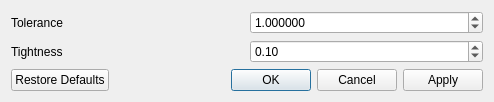
<?xml version="1.0" encoding="UTF-8"?>
<ui version="4.0">
 <class>SettingsDialog</class>
 <widget class="QDialog" name="SettingsDialog">
  <property name="geometry">
   <rect>
    <x>0</x>
    <y>0</y>
    <width>494</width>
    <height>101</height>
   </rect>
  </property>
  <property name="windowTitle">
   <string>Digitize Spline Settings</string>
  </property>
  <layout class="QVBoxLayout" name="verticalLayout">
   <item>
    <layout class="QHBoxLayout" name="horizontalLayout">
     <item>
      <widget class="QLabel" name="splineToleranceLabel">
       <property name="text">
        <string>Tolerance</string>
       </property>
      </widget>
     </item>
     <item>
      <widget class="QDoubleSpinBox" name="splineToleranceSpinBox">
       <property name="sizePolicy">
        <sizepolicy hsizetype="Preferred" vsizetype="Fixed">
         <horstretch>0</horstretch>
         <verstretch>0</verstretch>
        </sizepolicy>
       </property>
       <property name="toolTip">
        <string>Polyline interpolation tolerance in map units.</string>
       </property>
       <property name="decimals">
        <number>6</number>
       </property>
       <property name="minimum">
        <double>0.000001000000000</double>
       </property>
       <property name="maximum">
        <double>10000.000000000000000</double>
       </property>
       <property name="value">
        <double>1.000000000000000</double>
       </property>
      </widget>
     </item>
    </layout>
   </item>
   <item>
    <layout class="QHBoxLayout" name="horizontalLayout_5">
     <item>
      <widget class="QLabel" name="splineTightnessLabel">
       <property name="text">
        <string>Tightness</string>
       </property>
      </widget>
     </item>
     <item>
      <widget class="QDoubleSpinBox" name="splineTightnessSpinBox">
       <property name="sizePolicy">
        <sizepolicy hsizetype="Preferred" vsizetype="Fixed">
         <horstretch>0</horstretch>
         <verstretch>0</verstretch>
        </sizepolicy>
       </property>
       <property name="minimum">
        <double>0.010000000000000</double>
       </property>
       <property name="maximum">
        <double>10.000000000000000</double>
       </property>
       <property name="singleStep">
        <double>0.100000000000000</double>
       </property>
       <property name="value">
        <double>0.100000000000000</double>
       </property>
      </widget>
     </item>
    </layout>
   </item>
   <item>
    <spacer name="verticalSpacer">
     <property name="orientation">
      <enum>Qt::Vertical</enum>
     </property>
     <property name="sizeHint" stdset="0">
      <size>
       <width>20</width>
       <height>40</height>
      </size>
     </property>
    </spacer>
   </item>
   <item>
    <widget class="QDialogButtonBox" name="buttonBox">
     <property name="orientation">
      <enum>Qt::Horizontal</enum>
     </property>
     <property name="standardButtons">
      <set>QDialogButtonBox::Apply|QDialogButtonBox::Cancel|QDialogButtonBox::Ok|QDialogButtonBox::RestoreDefaults</set>
     </property>
    </widget>
   </item>
  </layout>
 </widget>
 <resources/>
 <connections/>
</ui>
